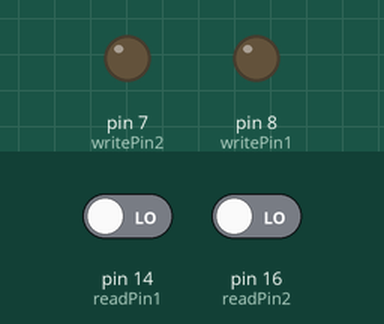
Simulated run of this sketch. Board: Arduino Uno, built with avr-gcc and run on an emulated ATmega328P. Parts: output pins drawn as LEDs (lit = HIGH). The inputs (shaded band) are chosen by the test bench; at power-on: pin 14 (readPin1) LOW, pin 16 (readPin2) LOW.

Above: at 1.2 s.
1.3 s: pin 14 (readPin1) driven HIGH
At 2.3 s:
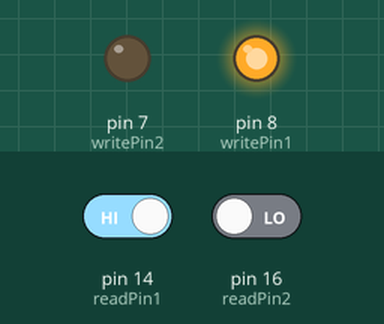
2.8 s: pin 16 (readPin2) driven HIGH
At 3.4 s:
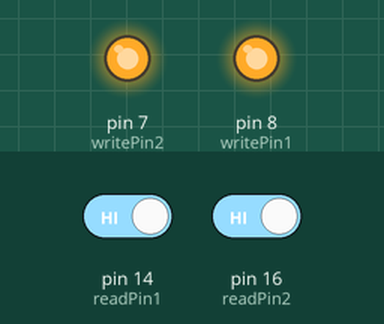
4.3 s: pin 14 (readPin1) driven LOW
At 5.5 s:
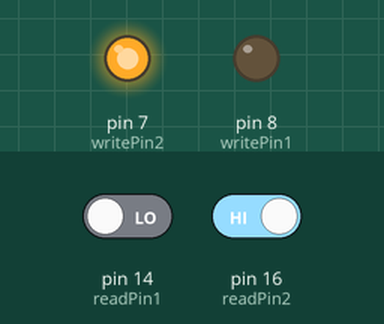
5.8 s: pin 16 (readPin2) driven LOW
At 6.9 s:
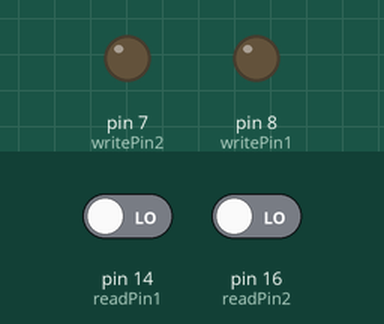
Timing chart, 0 to 8.3 s (numbered marks = the images above; inputs shaded):
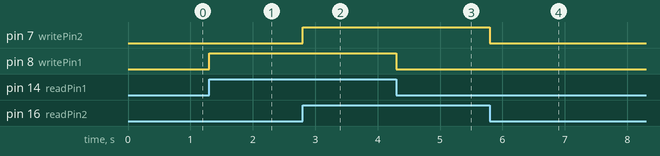

The sketch:

DigitalReadSerial.ino
```cpp
int readPin1 = 14; // A0
int readPin2 = 16; // A2

int writePin1 = 8; // 8
int writePin2 = 7; // 7


void setup() {

  // make the pushbutton's pin an input:
  pinMode(readPin1, INPUT);
  pinMode(readPin2, INPUT);

  pinMode(writePin1, OUTPUT);
  pinMode(writePin2, OUTPUT);
}

void loop() {
 int b1 = digitalRead(readPin1);
 int b2 = digitalRead(readPin2);

 digitalWrite(writePin1,b1);
 digitalWrite(writePin2, b2);
}
```

Measured:
- after the input at 1.3 s, pin 8 (writePin1): LOW → HIGH at once
- after the input at 2.8 s, pin 7 (writePin2): LOW → HIGH at once
- after the input at 4.3 s, pin 8 (writePin1): HIGH → LOW at once
- after the input at 5.8 s, pin 7 (writePin2): HIGH → LOW at once
